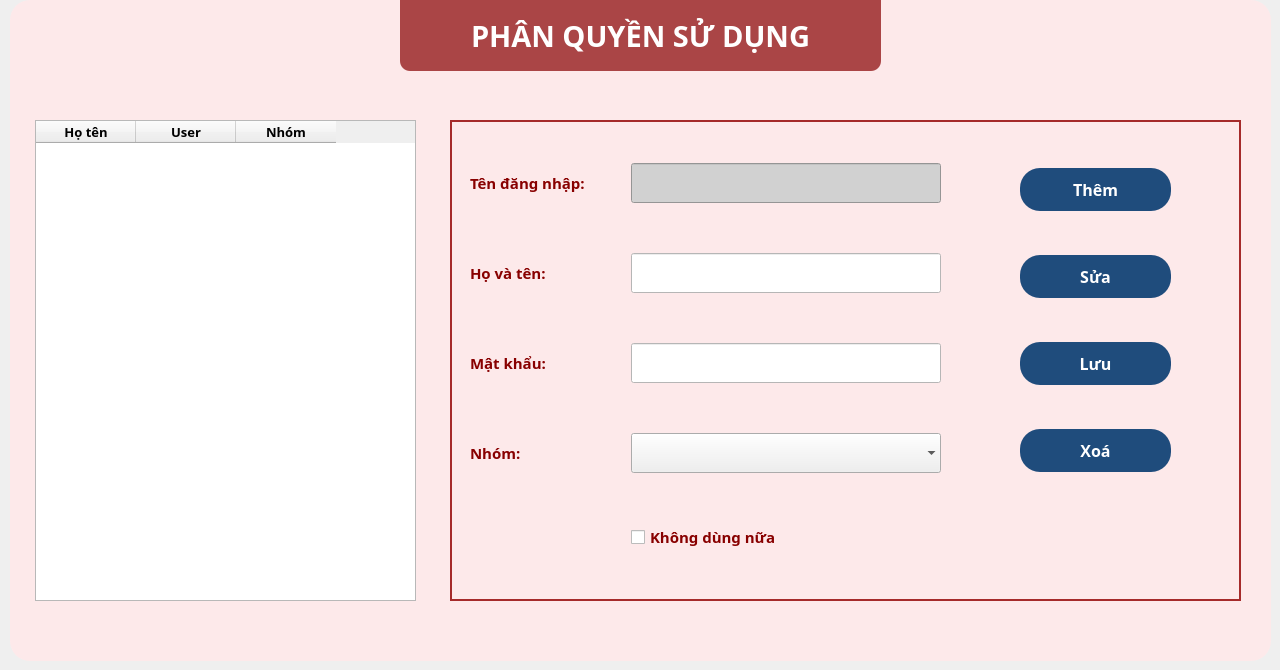
    <widget class="QWidget" name="phan_quyen_wid">
     <widget class="QTableWidget" name="ds_user_tb">
      <property name="geometry">
       <rect>
        <x>35</x>
        <y>120</y>
        <width>381</width>
        <height>481</height>
       </rect>
      </property>
      <property name="font">
       <font>
        <pointsize>10</pointsize>
       </font>
      </property>
      <property name="editTriggers">
       <set>QAbstractItemView::SelectedClicked</set>
      </property>
      <property name="sortingEnabled">
       <bool>true</bool>
      </property>
      <column>
       <property name="text">
        <string>Họ tên</string>
       </property>
       <property name="font">
        <font>
         <family>Noto Sans</family>
         <pointsize>10</pointsize>
         <weight>75</weight>
         <italic>false</italic>
         <bold>true</bold>
        </font>
       </property>
      </column>
      <column>
       <property name="text">
        <string>User</string>
       </property>
       <property name="font">
        <font>
         <family>Noto Sans</family>
         <pointsize>10</pointsize>
         <weight>75</weight>
         <bold>true</bold>
        </font>
       </property>
      </column>
      <column>
       <property name="text">
        <string>Nhóm</string>
       </property>
       <property name="font">
        <font>
         <family>Noto Sans</family>
         <pointsize>10</pointsize>
         <weight>75</weight>
         <bold>true</bold>
        </font>
       </property>
      </column>
     </widget>
     <widget class="QLabel" name="label_23">
      <property name="geometry">
       <rect>
        <x>400</x>
        <y>0</y>
        <width>481</width>
        <height>71</height>
       </rect>
      </property>
      <property name="font">
       <font>
        <family>Noto Sans</family>
        <pointsize>22</pointsize>
        <weight>75</weight>
        <bold>true</bold>
       </font>
      </property>
      <property name="styleSheet">
       <string notr="true">color: rgb(255, 255, 255);
background-color: rgba(136, 0, 0, 70%);
border-radius: 0px;
border-bottom-left-radius: 10px;
border-bottom-right-radius: 10px;</string>
      </property>
      <property name="text">
       <string>PHÂN QUYỀN SỬ DỤNG</string>
      </property>
      <property name="alignment">
       <set>Qt::AlignCenter</set>
      </property>
     </widget>
     <widget class="QWidget" name="widget_28" native="true">
      <property name="geometry">
       <rect>
        <x>10</x>
        <y>0</y>
        <width>1261</width>
        <height>661</height>
       </rect>
      </property>
      <property name="styleSheet">
       <string notr="true">background-color: rgba(255, 233, 234, 90%);
border-radius: 20px;</string>
      </property>
     </widget>
     <widget class="QGroupBox" name="groupBox">
      <property name="geometry">
       <rect>
        <x>450</x>
        <y>120</y>
        <width>791</width>
        <height>481</height>
       </rect>
      </property>
      <property name="styleSheet">
       <string notr="true">QPushButton{
	padding: 10 0 10 0;
	border-radius: 20;
	color: rgb(255, 255, 255);
	background-color: rgb(31, 76, 124);
}
QPushButton:hover{
	background-color: rgb(46, 123, 175);
}
QPushButton:pressed{
	background-color: rgb(10, 158, 69);
}
QLineEdit::hover{
	border: 0.5px solid brown;
	background-color: rgb(221, 221, 221);
}
QGroupBox{
	border: 2px solid brown
}</string>
      </property>
      <property name="title">
       <string/>
      </property>
      <widget class="QWidget" name="layoutWidget">
       <property name="geometry">
        <rect>
         <x>20</x>
         <y>-1</y>
         <width>471</width>
         <height>481</height>
        </rect>
       </property>
       <layout class="QGridLayout" name="gridLayout_4">
        <item row="0" column="0">
         <widget class="QLabel" name="label_10">
          <property name="font">
           <font>
            <family>Noto Sans</family>
            <pointsize>11</pointsize>
            <weight>75</weight>
            <bold>true</bold>
           </font>
          </property>
          <property name="styleSheet">
           <string notr="true">color: rgb(136, 0, 0);</string>
          </property>
          <property name="text">
           <string>Tên đăng nhập:</string>
          </property>
         </widget>
        </item>
        <item row="0" column="1">
         <widget class="QLineEdit" name="user_id_edit">
          <property name="minimumSize">
           <size>
            <width>310</width>
            <height>40</height>
           </size>
          </property>
          <property name="maximumSize">
           <size>
            <width>310</width>
            <height>40</height>
           </size>
          </property>
          <property name="font">
           <font>
            <family>Noto Sans</family>
            <pointsize>11</pointsize>
           </font>
          </property>
          <property name="styleSheet">
           <string notr="true">QLineEdit{
	background-color: rgb(209, 209, 209);
}
QLineEdit::hover{border:none}</string>
          </property>
          <property name="maxLength">
           <number>30</number>
          </property>
          <property name="alignment">
           <set>Qt::AlignCenter</set>
          </property>
          <property name="readOnly">
           <bool>true</bool>
          </property>
          <property name="placeholderText">
           <string/>
          </property>
         </widget>
        </item>
        <item row="1" column="0">
         <widget class="QLabel" name="label_13">
          <property name="font">
           <font>
            <family>Noto Sans</family>
            <pointsize>11</pointsize>
            <weight>75</weight>
            <bold>true</bold>
           </font>
          </property>
          <property name="styleSheet">
           <string notr="true">color: rgb(136, 0, 0);</string>
          </property>
          <property name="text">
           <string>Họ và tên:</string>
          </property>
         </widget>
        </item>
        <item row="1" column="1">
         <widget class="QLineEdit" name="user_name_edit">
          <property name="minimumSize">
           <size>
            <width>310</width>
            <height>40</height>
           </size>
          </property>
          <property name="maximumSize">
           <size>
            <width>310</width>
            <height>40</height>
           </size>
          </property>
          <property name="font">
           <font>
            <family>Noto Sans</family>
            <pointsize>11</pointsize>
           </font>
          </property>
          <property name="styleSheet">
           <string notr="true">background-color: rgb(255, 255, 255);</string>
          </property>
          <property name="maxLength">
           <number>30</number>
          </property>
          <property name="alignment">
           <set>Qt::AlignCenter</set>
          </property>
          <property name="placeholderText">
           <string/>
          </property>
         </widget>
        </item>
        <item row="2" column="0">
         <widget class="QLabel" name="label_11">
          <property name="font">
           <font>
            <family>Noto Sans</family>
            <pointsize>11</pointsize>
            <weight>75</weight>
            <bold>true</bold>
           </font>
          </property>
          <property name="styleSheet">
           <string notr="true">color: rgb(136, 0, 0);</string>
          </property>
          <property name="text">
           <string>Mật khẩu:</string>
          </property>
         </widget>
        </item>
        <item row="2" column="1">
         <widget class="QLineEdit" name="password_edit">
          <property name="minimumSize">
           <size>
            <width>310</width>
            <height>40</height>
           </size>
          </property>
          <property name="maximumSize">
           <size>
            <width>310</width>
            <height>40</height>
           </size>
          </property>
          <property name="font">
           <font>
            <family>Noto Sans</family>
            <pointsize>11</pointsize>
           </font>
          </property>
          <property name="styleSheet">
           <string notr="true">background-color: rgb(255, 255, 255);</string>
          </property>
          <property name="maxLength">
           <number>16</number>
          </property>
          <property name="echoMode">
           <enum>QLineEdit::Password</enum>
          </property>
          <property name="alignment">
           <set>Qt::AlignCenter</set>
          </property>
          <property name="placeholderText">
           <string/>
          </property>
         </widget>
        </item>
        <item row="3" column="0">
         <widget class="QLabel" name="label_12">
          <property name="font">
           <font>
            <family>Noto Sans</family>
            <pointsize>11</pointsize>
            <weight>75</weight>
            <bold>true</bold>
           </font>
          </property>
          <property name="styleSheet">
           <string notr="true">color: rgb(136, 0, 0);</string>
          </property>
          <property name="text">
           <string>Nhóm:</string>
          </property>
         </widget>
        </item>
        <item row="3" column="1">
         <widget class="QComboBox" name="role_cbx">
          <property name="minimumSize">
           <size>
            <width>310</width>
            <height>40</height>
           </size>
          </property>
          <property name="font">
           <font>
            <family>Noto Sans</family>
            <pointsize>11</pointsize>
            <italic>false</italic>
           </font>
          </property>
          <property name="styleSheet">
           <string notr="true">QComboBox{
	background-color: none;
	padding: 0 0 0 120px;
}
</string>
          </property>
          <property name="frame">
           <bool>false</bool>
          </property>
         </widget>
        </item>
        <item row="4" column="1">
         <widget class="QCheckBox" name="khong_dung_chbx">
          <property name="font">
           <font>
            <family>Noto Sans</family>
            <pointsize>11</pointsize>
            <weight>75</weight>
            <bold>true</bold>
           </font>
          </property>
          <property name="styleSheet">
           <string notr="true">color: rgb(136, 0, 0);</string>
          </property>
          <property name="text">
           <string>Không dùng nữa</string>
          </property>
         </widget>
        </item>
       </layout>
      </widget>
      <widget class="QWidget" name="layoutWidget">
       <property name="geometry">
        <rect>
         <x>570</x>
         <y>10</y>
         <width>151</width>
         <height>381</height>
        </rect>
       </property>
       <layout class="QVBoxLayout" name="verticalLayout_2">
        <item>
         <widget class="QPushButton" name="them_user_btn">
          <property name="minimumSize">
           <size>
            <width>0</width>
            <height>0</height>
           </size>
          </property>
          <property name="font">
           <font>
            <family>Noto Sans</family>
            <pointsize>12</pointsize>
            <weight>75</weight>
            <bold>true</bold>
           </font>
          </property>
          <property name="styleSheet">
           <string notr="true"/>
          </property>
          <property name="text">
           <string>Thêm</string>
          </property>
         </widget>
        </item>
        <item>
         <widget class="QPushButton" name="sua_user_btn">
          <property name="minimumSize">
           <size>
            <width>0</width>
            <height>0</height>
           </size>
          </property>
          <property name="font">
           <font>
            <family>Noto Sans</family>
            <pointsize>12</pointsize>
            <weight>75</weight>
            <bold>true</bold>
           </font>
          </property>
          <property name="styleSheet">
           <string notr="true"/>
          </property>
          <property name="text">
           <string>Sửa</string>
          </property>
         </widget>
        </item>
        <item>
         <widget class="QPushButton" name="luu_user_btn">
          <property name="minimumSize">
           <size>
            <width>0</width>
            <height>0</height>
           </size>
          </property>
          <property name="font">
           <font>
            <family>Noto Sans</family>
            <pointsize>12</pointsize>
            <weight>75</weight>
            <bold>true</bold>
           </font>
          </property>
          <property name="styleSheet">
           <string notr="true"/>
          </property>
          <property name="text">
           <string>Lưu</string>
          </property>
         </widget>
        </item>
        <item>
         <widget class="QPushButton" name="xoa_user_btn">
          <property name="minimumSize">
           <size>
            <width>0</width>
            <height>0</height>
           </size>
          </property>
          <property name="font">
           <font>
            <family>Noto Sans</family>
            <pointsize>12</pointsize>
            <weight>75</weight>
            <bold>true</bold>
           </font>
          </property>
          <property name="styleSheet">
           <string notr="true"/>
          </property>
          <property name="text">
           <string>Xoá</string>
          </property>
         </widget>
        </item>
       </layout>
      </widget>
     </widget>
     <zorder>widget_28</zorder>
     <zorder>label_23</zorder>
     <zorder>ds_user_tb</zorder>
     <zorder>groupBox</zorder>
    </widget>
